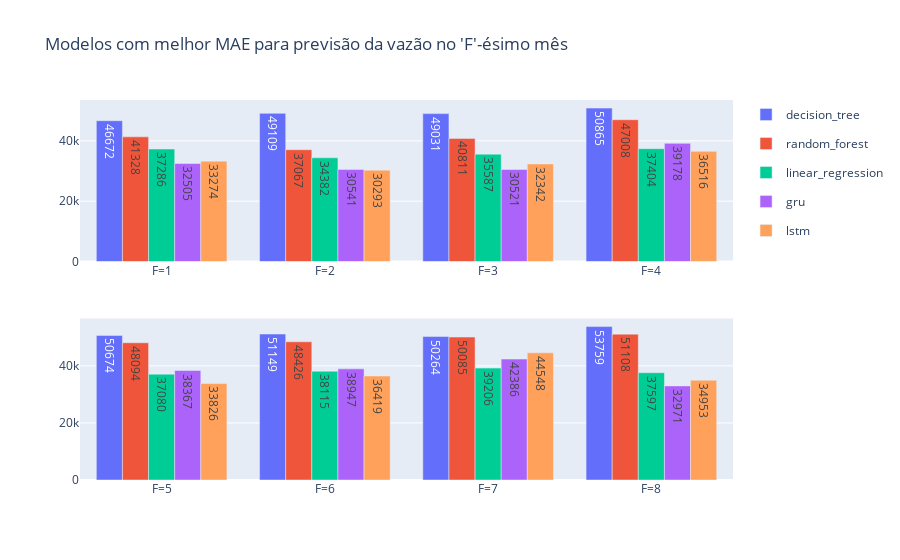

Notebook cell for this chart:
### Code cell
from plotly.subplots import make_subplots
import plotly.graph_objects as go
import plotly.express as px

branches = ['F=1', 'F=2', 'F=3', 'F=4', 
            'F=5', 'F=6', 'F=7', 'F=8']

decision_tree = dict_plot[0]['decision_tree']
random_forest = dict_plot[1]['random_forest']
linear_regression = dict_plot[2]['linear_regression']
gru = dict_plot[3]['gru']
lstm = dict_plot[4]['lstm']

# Define a color scale with 5 colors
color_scale = px.colors.qualitative.Plotly[:5]

# Create a dictionary with colors for each category
colors = {
    'decision_tree': color_scale[0],
    'random_forest': color_scale[1],
    'linear_regression': color_scale[2],
    'gru': color_scale[3],
    'lstm': color_scale[4]
}

# Create subplots
fig = make_subplots(rows=2, cols=1)

# Add traces to subplot 1
fig.add_trace(go.Bar(
   x = branches[:4],
   y = decision_tree[:4],
   name = 'decision_tree',
   legendgroup='decision_tree',
   text=[f'{x:.0f}' for x in decision_tree[:4]],
   marker=dict(color=colors['decision_tree']),
), row=1, col=1)

# Add traces to subplot 1
fig.add_trace(go.Bar(
   x = branches[:4],
   y = random_forest[:4],
   name = 'random_forest',
   legendgroup='random_forest',
   text=[f'{x:.0f}' for x in random_forest[:4]],
   marker=dict(color=colors['random_forest']),
), row=1, col=1)

# Add traces to subplot 1
fig.add_trace(go.Bar(
   x = branches[:4],
   y = linear_regression[:4],
   name = 'linear_regression',
   legendgroup='linear_regression',
   text=[f'{x:.0f}' for x in linear_regression[:4]],
   marker=dict(color=colors['linear_regression']),
), row=1, col=1)

# Add traces to subplot 1
fig.add_trace(go.Bar(
   x = branches[:4],
   y = gru[:4],
   name = 'gru',
   legendgroup='gru',
   text=[f'{x:.0f}' for x in gru[:4]],
   marker=dict(color=colors['gru']),
), row=1, col=1)

# Add traces to subplot 1
fig.add_trace(go.Bar(
   x = branches[:4],
   y = lstm[:4],
   name = 'lstm',
   legendgroup='lstm',
   text=[f'{x:.0f}' for x in lstm[:4]],
   marker=dict(color=colors['lstm']),
), row=1, col=1)

# Add traces to subplot 2
fig.add_trace(go.Bar(
   x = branches[4:],
   y = decision_tree[4:],
   name = 'decision_tree',
   legendgroup='decision_tree',
   text=[f'{x:.0f}' for x in decision_tree[4:]],
   marker=dict(color=colors['decision_tree']),
   showlegend=False,
), row=2, col=1)

# Add traces to subplot 2
fig.add_trace(go.Bar(
   x = branches[4:],
   y = random_forest[4:],
   name = 'random_forest',
   legendgroup='random_forest',
   text=[f'{x:.0f}' for x in random_forest[4:]],
   marker=dict(color=colors['random_forest']),
   showlegend=False
), row=2, col=1)

# Add traces to subplot 2
fig.add_trace(go.Bar(
   x = branches[4:],
   y = linear_regression[4:],
   name = 'linear_regression',
   legendgroup='linear_regression',
   text=[f'{x:.0f}' for x in linear_regression[4:]],
   marker=dict(color=colors['linear_regression']),
   showlegend=False
), row=2, col=1)

# Add traces to subplot 2
fig.add_trace(go.Bar(
   x = branches[4:],
   y = gru[4:],
   name = 'gru',
   legendgroup='gru',
   text=[f'{x:.0f}' for x in gru[4:]],
   marker=dict(color=colors['gru']),
   showlegend=False
), row=2, col=1)

# Add traces to subplot 2
fig.add_trace(go.Bar(
   x = branches[4:],
   y = lstm[4:],
   name = 'lstm',
   legendgroup='lstm',
   text=[f'{x:.0f}' for x in lstm[4:]],
   marker=dict(color=colors['lstm']),
   showlegend=False
), row=2, col=1)

fig.update_layout(
    title=f"Modelos com melhor MAE para previsão da vazão no 'F'-ésimo mês", #  com 'N' livre 
    barmode='group',
)

# Set the same y-axis range for both subplots
# fig.update_yaxes(range=[0.68, 1.0], row=1, col=1)
# fig.update_yaxes(range=[0.68, 1.0], row=2, col=1)

# # Add annotations
# fig.add_annotation(text="'N' = Número de meses retroativos de vazão observada e precipitação na bacia, a serem utilizadas durante o treinamento",
#                    xref="paper", yref="paper",
#                    x=0.5, y=-0.18, showarrow=False)

# Add annotations
fig.add_annotation(text="'F' = Número do mês futuro a onde se prevê a vazão",
                   xref="paper", yref="paper",
                   x=0.5, y=-0.25, showarrow=False)

fig.show()

### Figure 1 — Plotly figure (JSON) as saved in the notebook; plotly's stock layout.template omitted (floating-point values rounded to 4 significant figures)
{"data": [{"legendgroup": "decision_tree", "marker": {"color": "#636EFA"}, "name": "decision_tree", "text": ["46672", "49109", "49031", "50865"], "type": "bar", "x": ["F=1", "F=2", "F=3", "F=4"], "xaxis": "x", "y": [46670.0, 49110.0, 49030.0, 50860.0], "yaxis": "y"}, {"legendgroup": "random_forest", "marker": {"color": "#EF553B"}, "name": "random_forest", "text": ["41328", "37067", "40811", "47008"], "type": "bar", "x": ["F=1", "F=2", "F=3", "F=4"], "xaxis": "x", "y": [41330.0, 37070.0, 40810.0, 47010.0], "yaxis": "y"}, {"legendgroup": "linear_regression", "marker": {"color": "#00CC96"}, "name": "linear_regression", "text": ["37286", "34382", "35587", "37404"], "type": "bar", "x": ["F=1", "F=2", "F=3", "F=4"], "xaxis": "x", "y": [37290.0, 34380.0, 35590.0, 37400.0], "yaxis": "y"}, {"legendgroup": "gru", "marker": {"color": "#AB63FA"}, "name": "gru", "text": ["32505", "30541", "30521", "39178"], "type": "bar", "x": ["F=1", "F=2", "F=3", "F=4"], "xaxis": "x", "y": [32500.0, 30540.0, 30520.0, 39180.0], "yaxis": "y"}, {"legendgroup": "lstm", "marker": {"color": "#FFA15A"}, "name": "lstm", "text": ["33274", "30293", "32342", "36516"], "type": "bar", "x": ["F=1", "F=2", "F=3", "F=4"], "xaxis": "x", "y": [33270.0, 30290.0, 32340.0, 36520.0], "yaxis": "y"}, {"legendgroup": "decision_tree", "marker": {"color": "#636EFA"}, "name": "decision_tree", "showlegend": false, "text": ["50674", "51149", "50264", "53759"], "type": "bar", "x": ["F=5", "F=6", "F=7", "F=8"], "xaxis": "x2", "y": [50670.0, 51150.0, 50260.0, 53760.0], "yaxis": "y2"}, {"legendgroup": "random_forest", "marker": {"color": "#EF553B"}, "name": "random_forest", "showlegend": false, "text": ["48094", "48426", "50085", "51108"], "type": "bar", "x": ["F=5", "F=6", "F=7", "F=8"], "xaxis": "x2", "y": [48090.0, 48430.0, 50080.0, 51110.0], "yaxis": "y2"}, {"legendgroup": "linear_regression", "marker": {"color": "#00CC96"}, "name": "linear_regression", "showlegend": false, "text": ["37080", "38115", "39206", "37597"], "type": "bar", "x": ["F=5", "F=6", "F=7", "F=8"], "xaxis": "x2", "y": [37080.0, 38120.0, 39210.0, 37600.0], "yaxis": "y2"}, {"legendgroup": "gru", "marker": {"color": "#AB63FA"}, "name": "gru", "showlegend": false, "text": ["38367", "38947", "42386", "32971"], "type": "bar", "x": ["F=5", "F=6", "F=7", "F=8"], "xaxis": "x2", "y": [38370.0, 38950.0, 42390.0, 32970.0], "yaxis": "y2"}, {"legendgroup": "lstm", "marker": {"color": "#FFA15A"}, "name": "lstm", "showlegend": false, "text": ["33826", "36419", "44548", "34953"], "type": "bar", "x": ["F=5", "F=6", "F=7", "F=8"], "xaxis": "x2", "y": [33830.0, 36420.0, 44550.0, 34950.0], "yaxis": "y2"}], "layout": {"annotations": [{"showarrow": false, "text": "'F' = Número do mês futuro a onde se prevê a vazão", "x": 0.5, "xref": "paper", "y": -0.25, "yref": "paper"}], "barmode": "group", "title": {"text": "Modelos com melhor MAE para previsão da vazão no 'F'-ésimo mês"}, "xaxis": {"anchor": "y", "domain": [0, 1]}, "xaxis2": {"anchor": "y2", "domain": [0, 1]}, "yaxis": {"anchor": "x", "domain": [0.575, 1]}, "yaxis2": {"anchor": "x2", "domain": [0, 0.425]}}}
